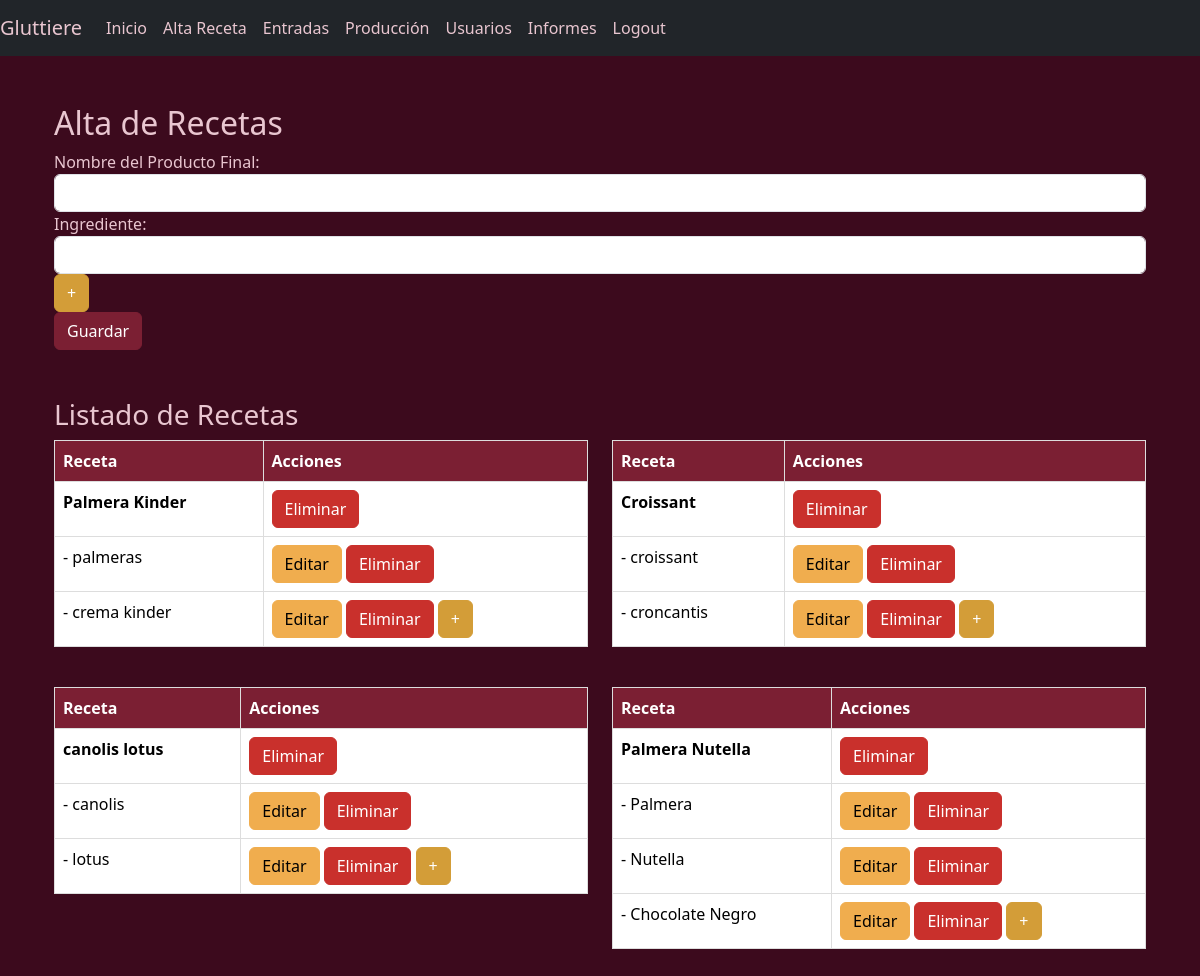
The page /views/alta_receta.php (signed in) on the database its author committed.
### tables this page shows
CREATE TABLE `ingredientes_recetas` (
  `id` int(11) NOT NULL,
  `receta_id` int(11) NOT NULL,
  `nombre_ingrediente` varchar(100) NOT NULL
);

CREATE TABLE `recetas` (
  `id` int(11) NOT NULL,
  `nombre_producto_final` varchar(100) NOT NULL
);

### views/alta_receta.php (the view, shortened to what this page needs)
<?php
include '../config/config.php';
$stmt = $pdo->query("SELECT recetas.id as receta_id, recetas.nombre_producto_final, ingredientes_recetas.id as ingrediente_id, ingredientes_recetas.nombre_ingrediente
                     FROM recetas
                     LEFT JOIN ingredientes_recetas ON recetas.id = ingredientes_recetas.receta_id
                     ORDER BY recetas.id");
$recetas_ingredientes = $stmt->fetchAll(PDO::FETCH_GROUP|PDO::FETCH_ASSOC);
include '../includes/header.php';
?>
<div class="container">
    <h2 class="mt-5">Alta de Recetas</h2>
    <form action="../controllers/recetaController.php" method="POST">
        <div class="form-group">
            <label for="nombre_producto_final">Nombre del Producto Final:</label>
            <input type="text" class="form-control" id="nombre_producto_final" name="nombre_producto_final" required>
        </div>
        <div id="ingredientes">
            <div class="form-group">
                <label for="nombre_ingrediente">Ingrediente:</label>
                <input type="text" class="form-control" id="nombre_ingrediente" name="nombre_ingrediente[]">
                <button type="button" class="btn btn-success ml-2" onclick="addIngredient()">+</button>
            </div>
        </div>
        <button type="submit" class="btn btn-primary">Guardar</button>
    </form>
    <h3 class="mt-5">Listado de Recetas</h3>
    <div class="row">
        <?php foreach ($recetas_ingredientes as $receta_id => $receta): ?>
            <div class="col-md-6 mb-4">
                <table class="table table-bordered">
                    <thead>
                        <tr>
                            <th>Receta</th>
                            <th>Acciones</th>
                        </tr>
                    </thead>
                    <tbody>
                        <tr>
                            <td><strong><?= $receta[0]['nombre_producto_final'] ?></strong></td>
                            <td>
                                <a href="../controllers/recetaController.php?action=delete&receta_id=<?= $receta_id ?>" class="btn btn-danger">Eliminar</a>
                            </td>
                        </tr>
                        <?php foreach ($receta as $ingrediente): ?>
                            <tr>
                                <td>- <?= $ingrediente['nombre_ingrediente'] ?></td>
                                <td>
                                    <a href="../controllers/recetaController.php?action=edit&ingrediente_id=<?= $ingrediente['ingrediente_id'] ?>" class="btn btn-warning">Editar</a>
                                    <a href="../controllers/recetaController.php?action=delete&ingrediente_id=<?= $ingrediente['ingrediente_id'] ?>" class="btn btn-danger">Eliminar</a>
                                    <?php if ($ingrediente === end($receta)): ?>
                                        <button type="button" class="btn btn-success" onclick="addExistingIngredient(<?= $receta_id ?>)">+</button>
                                    <?php endif; ?>
                                </td>
                            </tr>
                        <?php endforeach; ?>
                    </tbody>
                </table>
            </div>
        <?php endforeach; ?>
    </div>
</div>
<?php include '../includes/footer.php'; ?>

### css/styles.css (style rules this page uses)
body { background-color: #3C0A1D; color: #E9C6D0; }
.btn-primary { background-color: #7B1F33; border-color: #7B1F33; }
.btn-success { background-color: #D39D38; border-color: #D39D38; }
.btn-danger { background-color: #C9302C; border-color: #C9302C; }
.btn-warning { background-color: #F0AD4E; border-color: #F0AD4E; }
.table { background-color: #FFF; color: #3C0A1D; }
.table th, .table td { border: 1px solid #DDD; }
.table th { background-color: #7B1F33; color: #FFF; }
.table tbody tr:nth-child(even) { background-color: #F7F7F7; }

### rows shown on the page
ingredientes_recetas: receta.nombre_producto_final "Palmera Kinder", nombre_ingrediente "palmeras"
ingredientes_recetas: nombre_ingrediente "crema kinder"
ingredientes_recetas: receta.nombre_producto_final "Croissant", nombre_ingrediente "croissant"
ingredientes_recetas: nombre_ingrediente "croncantis"
ingredientes_recetas: receta.nombre_producto_final "canolis lotus", nombre_ingrediente "canolis"
ingredientes_recetas: nombre_ingrediente "lotus"
ingredientes_recetas: receta.nombre_producto_final "Palmera Nutella", nombre_ingrediente "Palmera"
ingredientes_recetas: nombre_ingrediente "Nutella"
ingredientes_recetas: nombre_ingrediente "Chocolate Negro"
